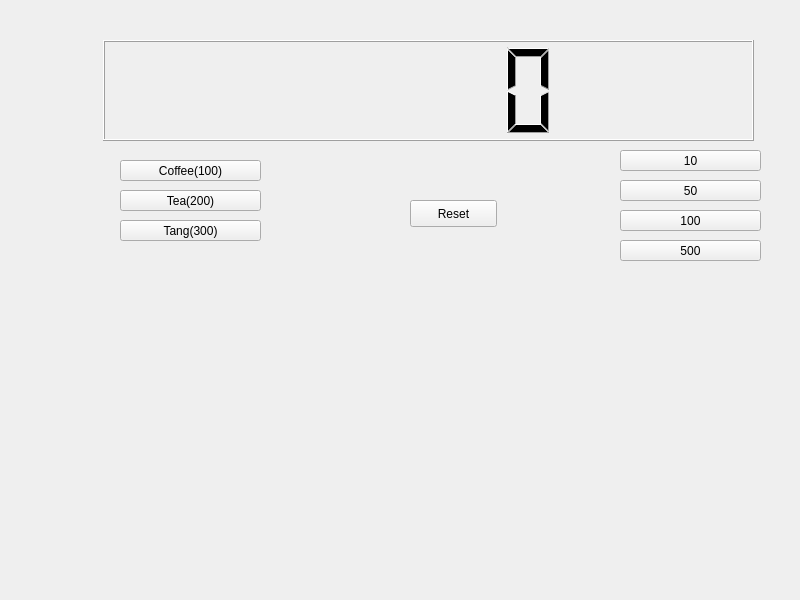
<?xml version="1.0" encoding="UTF-8"?>
<ui version="4.0">
 <class>Widget</class>
 <widget class="QWidget" name="Widget">
  <property name="geometry">
   <rect>
    <x>0</x>
    <y>0</y>
    <width>800</width>
    <height>600</height>
   </rect>
  </property>
  <property name="windowTitle">
   <string>Widget</string>
  </property>
  <widget class="QLCDNumber" name="lcdNumber">
   <property name="geometry">
    <rect>
     <x>103</x>
     <y>40</y>
     <width>651</width>
     <height>101</height>
    </rect>
   </property>
  </widget>
  <widget class="QPushButton" name="pbCoin10">
   <property name="geometry">
    <rect>
     <x>620</x>
     <y>150</y>
     <width>141</width>
     <height>21</height>
    </rect>
   </property>
   <property name="text">
    <string>10</string>
   </property>
  </widget>
  <widget class="QPushButton" name="pbCoin50">
   <property name="geometry">
    <rect>
     <x>620</x>
     <y>180</y>
     <width>141</width>
     <height>21</height>
    </rect>
   </property>
   <property name="text">
    <string>50</string>
   </property>
  </widget>
  <widget class="QPushButton" name="pbCoin100">
   <property name="geometry">
    <rect>
     <x>620</x>
     <y>210</y>
     <width>141</width>
     <height>21</height>
    </rect>
   </property>
   <property name="text">
    <string>100</string>
   </property>
  </widget>
  <widget class="QPushButton" name="pbCoffee">
   <property name="geometry">
    <rect>
     <x>120</x>
     <y>160</y>
     <width>141</width>
     <height>21</height>
    </rect>
   </property>
   <property name="text">
    <string>Coffee(100)</string>
   </property>
  </widget>
  <widget class="QPushButton" name="pbTea">
   <property name="geometry">
    <rect>
     <x>120</x>
     <y>190</y>
     <width>141</width>
     <height>21</height>
    </rect>
   </property>
   <property name="text">
    <string>Tea(200)</string>
   </property>
  </widget>
  <widget class="QPushButton" name="pbTang">
   <property name="geometry">
    <rect>
     <x>120</x>
     <y>220</y>
     <width>141</width>
     <height>21</height>
    </rect>
   </property>
   <property name="text">
    <string>Tang(300)</string>
   </property>
  </widget>
  <widget class="QPushButton" name="pbCoin500">
   <property name="geometry">
    <rect>
     <x>620</x>
     <y>240</y>
     <width>141</width>
     <height>21</height>
    </rect>
   </property>
   <property name="text">
    <string>500</string>
   </property>
  </widget>
  <widget class="QPushButton" name="pbReset">
   <property name="geometry">
    <rect>
     <x>410</x>
     <y>200</y>
     <width>87</width>
     <height>27</height>
    </rect>
   </property>
   <property name="text">
    <string>Reset</string>
   </property>
  </widget>
 </widget>
 <resources/>
 <connections/>
</ui>
